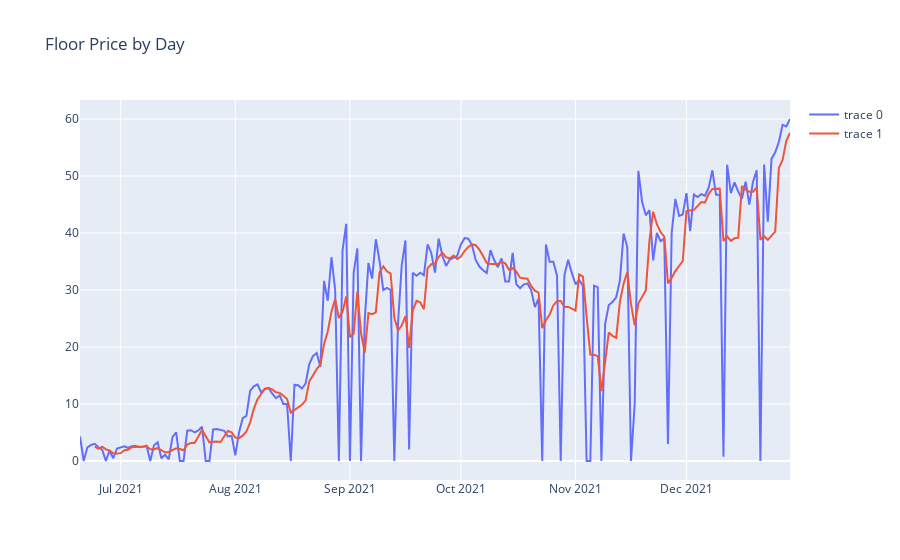

This figure's notebook cell:
### Code cell
#plot the min sale price for each day excluding days with no sales
fig = go.Figure(data=[go.Scatter(x=sales_min.index, y=sales_min.values)])
#add 5 day moving average
fig.add_trace(go.Scatter(x=sales_min.index, y=sales_min.rolling(5).mean()))
#name figure floor by day   
fig.update_layout(title_text="Floor Price by Day")
fig.show()

### Figure 1 — Plotly figure (JSON) as saved in the notebook; plotly's stock layout.template omitted (floating-point values rounded to 4 significant figures; data arrays with more than 128 entries replaced by an {"elided": "..."} marker saying what was removed)
{"data": [{"type": "scatter", "x": {"elided": "193 str values"}, "y": {"elided": "193 float values"}}, {"type": "scatter", "x": {"elided": "193 str values"}, "y": {"elided": "193 float values"}}], "layout": {"title": {"text": "Floor Price by Day"}}}
